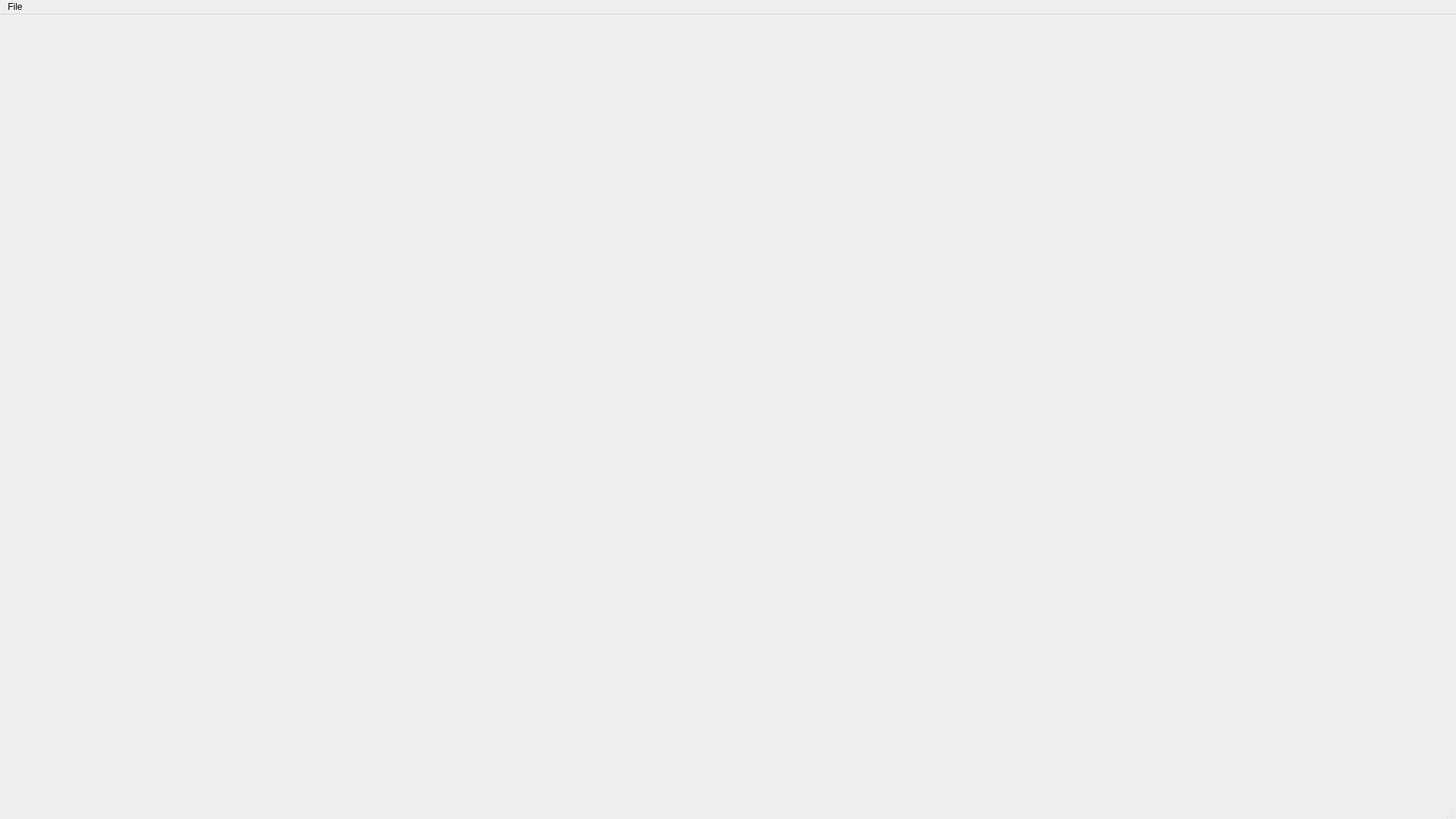
<?xml version="1.0" encoding="UTF-8"?>
<ui version="4.0">
 <class>MainWindow</class>
 <widget class="QMainWindow" name="MainWindow">
  <property name="geometry">
   <rect>
    <x>0</x>
    <y>0</y>
    <width>1920</width>
    <height>1080</height>
   </rect>
  </property>
  <property name="windowTitle">
   <string>MainWindow</string>
  </property>
  <widget class="QWidget" name="centralwidget"/>
  <widget class="QMenuBar" name="menubar">
   <property name="geometry">
    <rect>
     <x>0</x>
     <y>0</y>
     <width>1920</width>
     <height>21</height>
    </rect>
   </property>
   <widget class="QMenu" name="menu">
    <property name="title">
     <string>File</string>
    </property>
   </widget>
   <addaction name="menu"/>
  </widget>
  <widget class="QStatusBar" name="statusbar"/>
 </widget>
 <resources/>
 <connections/>
</ui>
